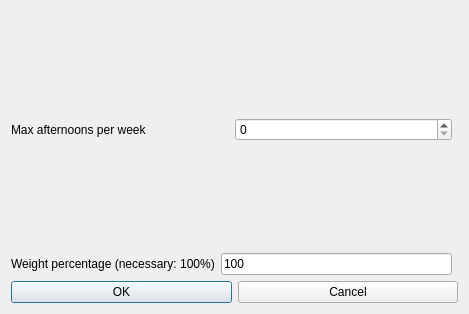
<?xml version="1.0" encoding="UTF-8"?>
<ui version="4.0">
 <class>ModifyConstraintStudentsMaxAfternoonsPerWeekForm_template</class>
 <widget class="QDialog" name="ModifyConstraintStudentsMaxAfternoonsPerWeekForm_template">
  <property name="geometry">
   <rect>
    <x>0</x>
    <y>0</y>
    <width>469</width>
    <height>314</height>
   </rect>
  </property>
  <property name="windowTitle">
   <string extracomment="This is the title of the dialog to modify a constraint of this type">Modify students max afternoons per week</string>
  </property>
  <layout class="QGridLayout">
   <item row="1" column="0">
    <layout class="QHBoxLayout">
     <item>
      <widget class="QLabel" name="maxAfternoonsTextLabel">
       <property name="frameShape">
        <enum>QFrame::NoFrame</enum>
       </property>
       <property name="frameShadow">
        <enum>QFrame::Plain</enum>
       </property>
       <property name="text">
        <string>Max afternoons per week</string>
       </property>
       <property name="wordWrap">
        <bool>false</bool>
       </property>
      </widget>
     </item>
     <item>
      <widget class="QSpinBox" name="maxAfternoonsSpinBox"/>
     </item>
    </layout>
   </item>
   <item row="2" column="0">
    <spacer name="spacer7">
     <property name="orientation">
      <enum>Qt::Vertical</enum>
     </property>
     <property name="sizeType">
      <enum>QSizePolicy::Expanding</enum>
     </property>
     <property name="sizeHint" stdset="0">
      <size>
       <width>20</width>
       <height>31</height>
      </size>
     </property>
    </spacer>
   </item>
   <item row="4" column="0" colspan="2">
    <layout class="QHBoxLayout">
     <item>
      <widget class="QPushButton" name="okPushButton">
       <property name="text">
        <string>OK</string>
       </property>
      </widget>
     </item>
     <item>
      <widget class="QPushButton" name="cancelPushButton">
       <property name="text">
        <string>Cancel</string>
       </property>
      </widget>
     </item>
    </layout>
   </item>
   <item row="0" column="0">
    <spacer name="spacer8">
     <property name="orientation">
      <enum>Qt::Vertical</enum>
     </property>
     <property name="sizeType">
      <enum>QSizePolicy::Expanding</enum>
     </property>
     <property name="sizeHint" stdset="0">
      <size>
       <width>20</width>
       <height>31</height>
      </size>
     </property>
    </spacer>
   </item>
   <item row="3" column="0">
    <layout class="QHBoxLayout">
     <item>
      <widget class="QLabel" name="weightTextLabel">
       <property name="frameShape">
        <enum>QFrame::NoFrame</enum>
       </property>
       <property name="frameShadow">
        <enum>QFrame::Plain</enum>
       </property>
       <property name="text">
        <string>Weight percentage (necessary: 100%)</string>
       </property>
       <property name="wordWrap">
        <bool>false</bool>
       </property>
      </widget>
     </item>
     <item>
      <widget class="QLineEdit" name="weightLineEdit">
       <property name="text">
        <string notr="true">100</string>
       </property>
      </widget>
     </item>
    </layout>
   </item>
  </layout>
 </widget>
 <layoutdefault spacing="6" margin="11"/>
 <resources/>
 <connections/>
</ui>
